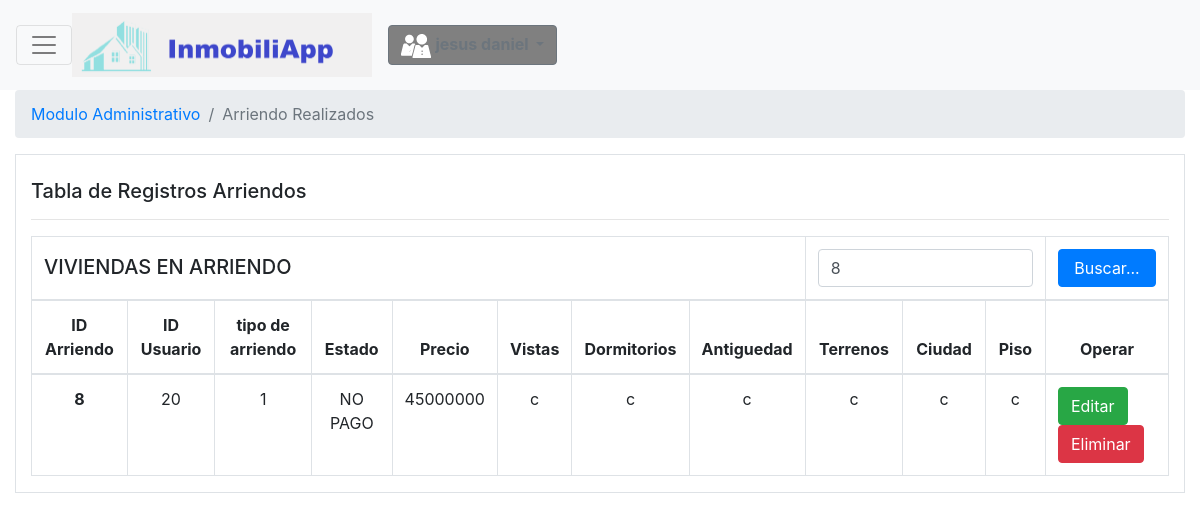
Screenshot of /BuscarIDaA.php?Buscar=8 (signed in) with the database file from the repository.
### tables this page shows
CREATE TABLE `registroarriendo` (
  `iddelestadoA` int(50) NOT NULL,
  `idarriendoa` int(10) NOT NULL,
  `tipoarriendo` varchar(50) DEFAULT NULL,
  `tipolistado` tinytext DEFAULT NULL,
  `precioarriendo` varchar(50) DEFAULT NULL,
  `vistaarriendo` varchar(50) DEFAULT NULL,
  `dormitorios` varchar(50) DEFAULT NULL,
  `antiguedad` varchar(50) DEFAULT NULL,
  `terrenos` varchar(50) DEFAULT NULL,
  `ciudad` varchar(50) DEFAULT NULL,
  `piso` varchar(50) DEFAULT NULL,
  `longitud` varchar(50) DEFAULT NULL,
  `latitud` varchar(50) DEFAULT NULL,
  `caracteristica1` varchar(50) DEFAULT NULL,
  `caracteristica2` varchar(50) DEFAULT NULL,
  `caracteristica3` varchar(50) DEFAULT NULL,
  `caracteristica4` varchar(50) DEFAULT NULL,
  `caracteristica5` varchar(50) DEFAULT NULL,
  `cercania1` varchar(50) DEFAULT NULL,
  `cercania2` varchar(50) DEFAULT NULL,
  `cercania3` varchar(50) DEFAULT NULL,
  `cercania4` varchar(50) DEFAULT NULL,
  `cercania5` varchar(50) DEFAULT NULL
);

### BuscarIDaA.php (the view, shortened to what this page needs)
<!DOCTYPE html>
<html>
<head>
	<?php
		require_once "scripts.php";
	 ?>
</head>
<?php
    require_once "php/conexion.php";
     if(isset($_SESSION['user'])){
      $usuario = $_SESSION['user'];
      $sql = "SELECT  * from login where usuario='$usuario' and tipodeusuario='Asesor'";
      $result=mysqli_query($conexion,$sql);
?>
<body>
	<form action="php/cerrarsesion.php" method="POST">
		<nav class="navbar navbar-light bg-light navbar-toggleable-sm">
       <button class="navbar-toggler navbar-toggler-right" type="button" data-toggle="collapse" data-target="#navbarTogglerDemo01" aria-controls="navbarTogglerDemo01" aria-expanded="false" aria-label="Toggle navigation">
        <span class="navbar-toggler-icon"></span>
      </button>
        <a class="navbar-brand" href="ModuloAsesor.php">
           <img src="img/inmoviliapp22.png" class="d-inline-block align-top" alt="Logo boostrap"  style="width: 300px">
        </a>
       <form class="form-inline my-2 my-lg-0">
      <ul class="navbar-nav mr-auto">
        <li class="nav-item dropdown ">
        <a type="button" style="background-color: gray;" class="btn btn-outline-secondary dropdown-toggle"  href="#" id="navbarDropdown" role="button" data-toggle="dropdown" aria-haspopup="true" aria-expanded="false">
           <img src="img/ico3-blanco.png" style="background-color: gray; ">
           <?php
            while ($dato=mysqli_fetch_array($result)) {
            ?><b>
           </b>
        </a>
      </li>
      </ul>
    </form >
    </nav>
     	<nav aria-label="breadcrumb" class="container-fluid">
        <ol class="breadcrumb">
          <li class="breadcrumb-item" aria-current="page"><a href="ModuloAsesor.php">Modulo Administrativo</a></li>
          <li class="breadcrumb-item active" aria-current="page">Arriendo Realizados</li>
        </ol>
            <div class="container-fluid table-bordered table-responsive">
     			<br>
          		<h5>Tabla de Registros Arriendos</h5>
                  <?php
                        $Buscar = strtolower($_REQUEST['Buscar']);
                    ?>
          		<table class="table table-bordered table-responsive">
		          <thead>
		            <th colspan="8"><b><h5>VIVIENDAS EN ARRIENDO</h5></b></th>
                <form action="BuscarIDaA.php" method="get" class="form-search">
                <th colspan="3"> <input type="text" class="form-control" id="Buscar" name="Buscar" value="<?php echo $Buscar;?>" ></th>
                <th colspan="3"> <input type="submit" class="btn btn-primary btn-block" id="BuscarIDa" Value="Buscar..." ></th>
                </form>
		            <tr class="text-center">
		              <th scope="col" >ID Arriendo</th>
                  <th scope="col" >ID Usuario</th>
		              <th scope="col" >tipo de arriendo</th>
		              <th scope="col" >Estado </th>
		              <th scope="col" >Precio </th>
		              <th scope="col" >Vistas </th>
		              <th scope="col" >Dormitorios </th>
		              <th scope="col" >Antiguedad </th>
		              <th scope="col" >Terrenos </th>
		              <th scope="col" >Ciudad </th>
		              <th scope="col" >Piso</th>
		              <th colspan="2" >Operar</th>
		            </tr>
		          </thead>
		          <?php
                     $datoss = $dato['idusuario'];}
          		 	$sqll="SELECT * FROM registroarriendo where idarriendoa='$datoss' AND iddelestadoA LIKE '$Buscar' OR tipolistado LIKE '$Buscar'";
          		 	$resultl=mysqli_query($conexion,$sqll);
          		 	while ($mostrar=mysqli_fetch_row($resultl)) {
                      $datos=$mostrar[0]."||".
                             $mostrar[1]."||".
                             $mostrar[2]."||".
                             $mostrar[3]."||".
                             $mostrar[4]."||".
                             $mostrar[5]."||".
                             $mostrar[6]."||".
                             $mostrar[7]."||".
                             $mostrar[8]."||".
                             $mostrar[9]."||".
                             $mostrar[10];
          		  ?>
		          <tbody>
	                  <tr>
	                      <th scope="row" class="text-center"> <?php echo $mostrar[0];?></th>
	                      <td class="text-center"> <?php echo $mostrar[1]; ?></td>
	                      <td class="text-center"> <?php echo $mostrar[2]; ?></td>
	                      <td class="text-center"> <?php echo $mostrar[3] ;?></td>
	                      <td class="text-center"> <?php echo $mostrar[4] ;?></td>
	                      <td class="text-center"> <?php echo $mostrar[5] ;?></td>
	                      <td class="text-center"> <?php echo $mostrar[6] ;?></td>
	                      <td class="text-center"> <?php echo $mostrar[7] ;?></td>
	                      <td class="text-center"> <?php echo $mostrar[8] ;?></td>
	                      <td class="text-center"> <?php echo $mostrar[9] ;?></td>
	                      <td class="text-center"> <?php echo $mostrar[10] ;?></td>
	                      <td >
	                      	<button type="button" class="btn btn-success" data-toggle="modal" data-target="#Editar" onclick="agregaform('<?php echo $datos ?>')">
                          Editar</button>
                          <button type="button" class="btn btn-danger" data-toggle="modal" data-target="#Eliminar"  onclick="preguntarSiNo('<?php echo $mostrar[0] ?>')">
                          Eliminar</button>
	                      </td>
	                  </tr>
	              </tbody>
                <?php } ?>
		        	</div>
              <hr>
<?php  }else{
	header("Location: php/Validar.php");
} ?>

### rows the page displays
registroarriendo: iddelestadoA "8", idarriendoa "20", tipoarriendo "1", tipolistado "NO PAGO", precioarriendo "45000000", vistaarriendo "c", dormitorios "c", antiguedad "c", terrenos "c", ciudad "c", piso "c"
